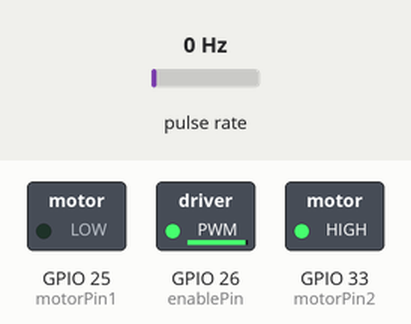
Recording of a sketch running on a simulated ESP32. On the bench: switched loads named in the sketch (green lamp = pin HIGH). Wiring (inferred from the names in the program): pulse sensor: data GPIO 14. The test bench sets the inputs (shaded band); at power-on: pulse rate 0 Hz. What the sketch prints to the serial monitor is not drawn.

Above: at 1.25 s.
1.3 s: pulse rate (sensor on GPIO 14) set to 150 Hz
At 2.76 s:
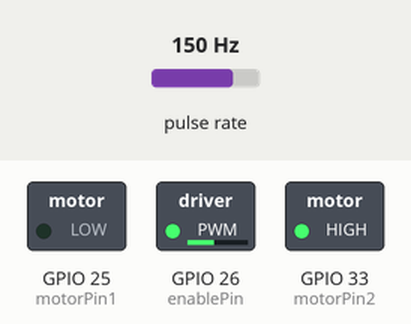
4.3 s: pulse rate (sensor on GPIO 14) set to 4 Hz
At 12.13 s:
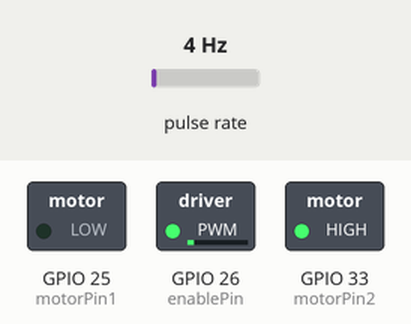
Timing chart, 0 to 13.3 s (numbered marks = the images above; inputs shaded):
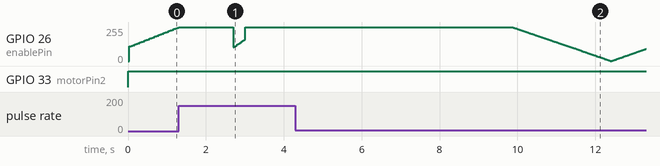

The sketch:

RPM-Control-PID.ino
```cpp
const int enablePin = 26;
const int motorPin1 = 25;
const int motorPin2 = 33;
const int encoderPin = 14;

volatile int pulseCount = 0;
unsigned long previousMillis = 0;
unsigned long interval = 1000;
const int pulsesPerRevolution = 6;
unsigned long lastDebounceTime = 0;
unsigned long debounceDelay = 5;
float revolutions;
float rpm;

float error = 0;
float error_previous = 0;
float error_integral = 0;
float error_derivative = 0;
float set_rpm = 350;

float kp = 0.3;//0.25;
float ki = 0.13; //0.16//0.18;
float kd = 0.000008;
float dt = 0.01;

float pid_cal;

int speed;

void IRAM_ATTR pulseCounter() {
  if (millis() - lastDebounceTime > debounceDelay) {
    lastDebounceTime = millis();
    pulseCount++;
  }
}

void setup() {
  pinMode(enablePin, OUTPUT);
  pinMode(motorPin1, OUTPUT);
  pinMode(motorPin2, OUTPUT);
  digitalWrite(enablePin, LOW);
  pinMode(encoderPin, INPUT_PULLUP);
  attachInterrupt(digitalPinToInterrupt(encoderPin), pulseCounter, RISING);
  Serial.begin(115200);
}

void loop() {
  calculateRPM();
  RPM_Control();
  moveForward();
}

void moveBackward() {
  digitalWrite(motorPin1, HIGH);
  digitalWrite(motorPin2, LOW);
  analogWrite(enablePin, speed);
}

void moveForward() {
  digitalWrite(motorPin1, LOW);
  digitalWrite(motorPin2, HIGH);
  analogWrite(enablePin, pid_cal);
}

void stopMotor() {
  digitalWrite(motorPin1, LOW);
  digitalWrite(motorPin2, LOW);
  digitalWrite(enablePin, LOW);
}

void calculateRPM() {
  unsigned long currentMillis = millis();
  if (currentMillis - previousMillis >= interval) {
    previousMillis = currentMillis;
    revolutions = pulseCount / (float)pulsesPerRevolution;
    rpm = revolutions * (60000 / interval);
    // Serial.print("RPM: ");
    // Serial.println(rpm);
    pulseCount = 0;
  }
}

void RPM_Control(){
  error = rpm - set_rpm;
  Serial.print("Error RPM: ");
  Serial.print(error);
  error_integral += error*dt;
  error_derivative = (error - error_previous)/dt;
  error_previous = error;
  pid_cal = kp*error + ki*error_integral + kd*error_derivative;

  if (pid_cal > 255)  pid_cal = 255;
  if (pid_cal < -255) pid_cal = 255;
  if (pid_cal < 0) pid_cal = pid_cal*(-1);
  // if (pid_cal <= 80 && pid_cal >= -80) pid_cal = 80;
  speed = pid_cal;
  Serial.print("  RPM: ");
  Serial.print(rpm);
  Serial.print("    Speed : ");
  Serial.println(speed);
}
```
